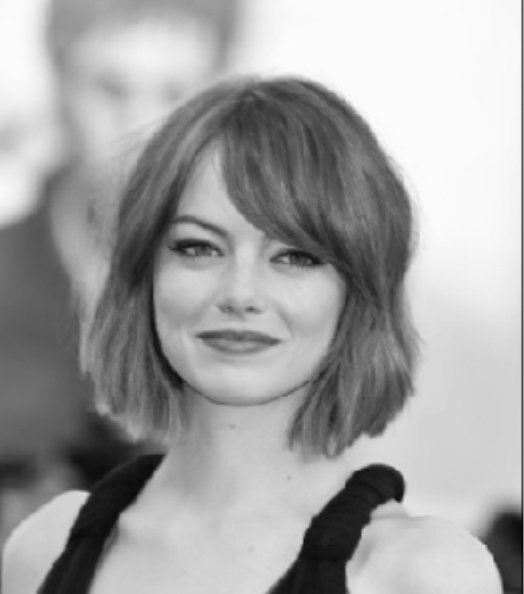
#> input picture img001.png, 524 x 594 px
$ python main_full_code_with_output.py
#> lines starting #> are read from the running program, lines starting #| are printed output that depends on the picture
import numpy as np
from scipy import ndimage
import matplotlib.pyplot as plt
import cv2
import os


# Gaussian Kernel Generation
def gaussian_kernel(size, sigma=1.0):
    kernel = np.fromfunction(
        lambda x, y: (1.0 / (2 * np.pi * sigma ** 2)) *
                     np.exp(- ((x - (size - 1) / 2) ** 2 + (y - (size - 1) / 2) ** 2) / (2 * sigma ** 2)),
        (size, size)
    )
    return kernel / kernel.sum()


# Sobel Filter
def sobel_filters(img):
    Kx = np.array([[-1, 0, 1], [-2, 0, 2], [-1, 0, 1]], np.float32)
    Ky = np.array([[1, 2, 1], [0, 0, 0], [-1, -2, -1]], np.float32)

    Ix = ndimage.convolve(img, Kx)
    Iy = ndimage.convolve(img, Ky)

    G = np.hypot(Ix, Iy)
    G = G / G.max() * 255
    theta = np.arctan2(Iy, Ix)

    return (G, theta)


# Non-Maximum Suppression
def non_maximum_suppression(img, D):
    M, N = img.shape
    Z = np.zeros((M, N), dtype=np.int32)
    angle = D * 180. / np.pi
    angle[angle < 0] += 180

    for i in range(1, M - 1):
        for j in range(1, N - 1):
            q, r = 255, 255
            # Align the gradient direction to the closest axis (0, 45, 90, 135 degrees)
            if (0 <= angle[i, j] < 22.5) or (157.5 <= angle[i, j] <= 180):
                q, r = img[i, j + 1], img[i, j - 1]
            elif (22.5 <= angle[i, j] < 67.5):
                q, r = img[i + 1, j - 1], img[i - 1, j + 1]
            elif (67.5 <= angle[i, j] < 112.5):
                q, r = img[i + 1, j], img[i - 1, j]
            elif (112.5 <= angle[i, j] < 157.5):
                q, r = img[i - 1, j - 1], img[i + 1, j + 1]

            # Pixel is an edge only if the current gradient magnitude is the maximum along its direction
            if (img[i, j] >= q) and (img[i, j] >= r):
                Z[i, j] = img[i, j]
            else:
                Z[i, j] = 0

    return Z


# Double Thresholding
def double_threshold(img, low_ratio=0.05, high_ratio=0.09):
    high_threshold = img.max() * high_ratio
    low_threshold = high_threshold * low_ratio

    M, N = img.shape
    res = np.zeros((M, N), dtype=np.int32)

    weak = np.int32(25)
    strong = np.int32(255)

    strong_i, strong_j = np.where(img >= high_threshold)
    weak_i, weak_j = np.where((img <= high_threshold) & (img >= low_threshold))

    res[strong_i, strong_j] = strong
    res[weak_i, weak_j] = weak

    return res


# Edge Tracing by Hysteresis
def edge_tracing(img):
    M, N = img.shape
    weak = np.int32(25)
    strong = np.int32(255)

    for i in range(1, M - 1):
        for j in range(1, N - 1):
            if img[i, j] == weak:
                if ((img[i + 1, j - 1] == strong) or (img[i + 1, j] == strong) or (img[i + 1, j + 1] == strong)
                        or (img[i, j - 1] == strong) or (img[i, j + 1] == strong)
                        or (img[i - 1, j - 1] == strong) or (img[i - 1, j] == strong) or (img[i - 1, j + 1] == strong)):
                    img[i, j] = strong
                else:
                    img[i, j] = 0

    return img


# Main Program
image_path = 'img001.png'
img = cv2.imread(image_path, cv2.IMREAD_GRAYSCALE)
#> img: shape (594, 524); min 7, max 254, mean 162.3

kernel = gaussian_kernel(5, 1.0)
gaussian_blurred = ndimage.convolve(img, kernel)
gradient_magnitude, gradient_direction = sobel_filters(gaussian_blurred)
#> in sobel_filters, `Ix = ndimage.convolve(img, Kx)`:
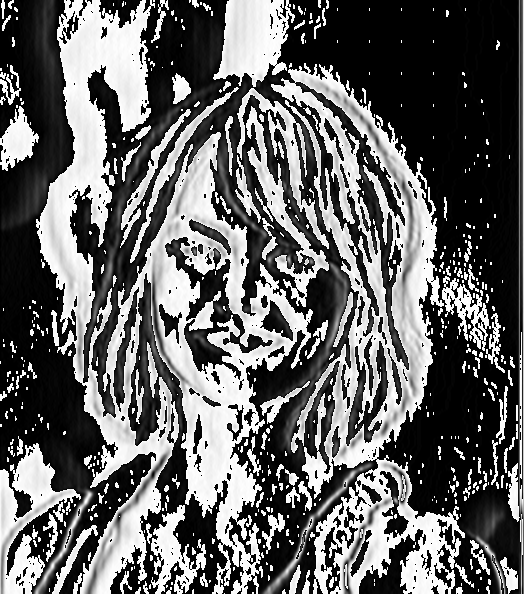
#> Ix: shape (594, 524); min 0, max 255, mean 100.4
#> in sobel_filters, `Iy = ndimage.convolve(img, Ky)`:
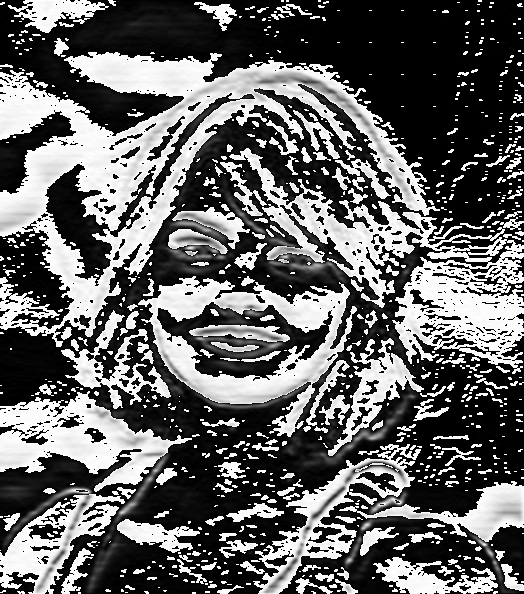
#> Iy: shape (594, 524); min 0, max 255, mean 99.8
#> in sobel_filters, `G = np.hypot(Ix, Iy)`:
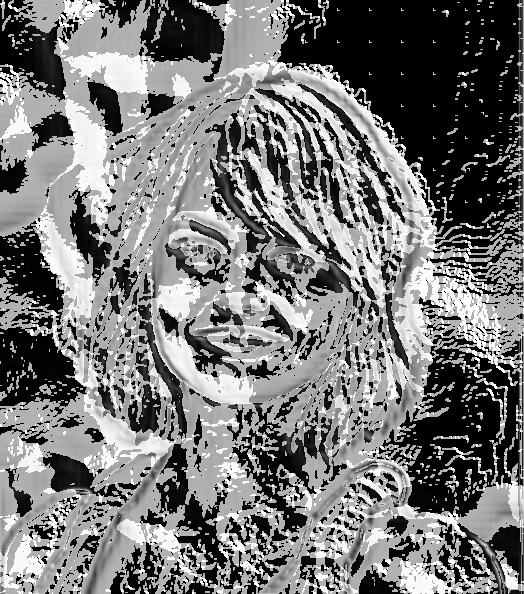
#> G: shape (594, 524) float16; min 0, max 360.5, mean 168.8; drawn with min black and max white
#> in sobel_filters, `theta = np.arctan2(Iy, Ix)`:
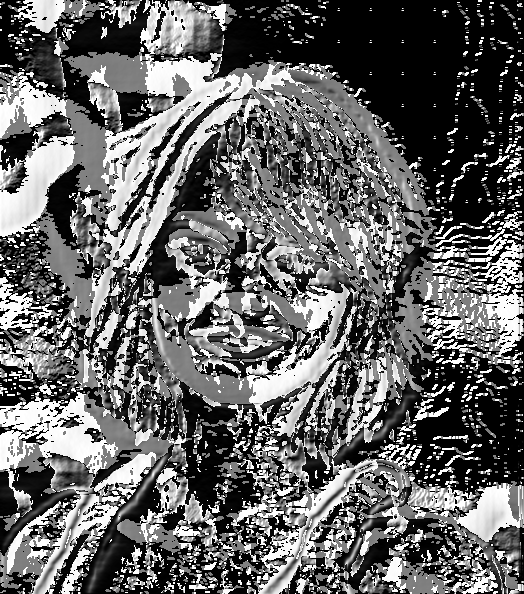
#> theta: shape (594, 524) float16; min 0, max 1.57, mean 0.628; drawn with min black and max white
nms_result = non_maximum_suppression(gradient_magnitude, gradient_direction)
#> after the loop in non_maximum_suppression, `for i in range(1, M - 1):`:
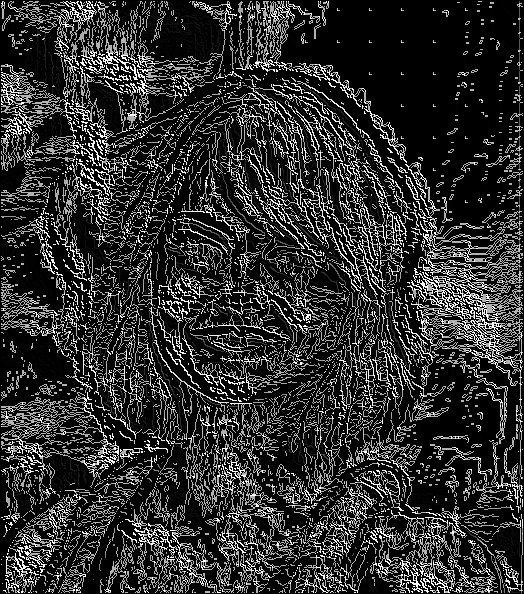
#> Z: shape (594, 524) int32; min 0, max 255, mean 46.8
threshold_result = double_threshold(nms_result)
#> in double_threshold, `high_threshold = img.max() * high_ratio`: high_threshold = 22.95
#> in double_threshold, `low_threshold = high_threshold * low_ratio`: low_threshold = 1.15
#> in double_threshold, `weak_i, weak_j = np.where((img <= high_threshold) & (img >= low_thresh..`: weak_i = 16252 values from 1 to 592; weak_j = 16252 values, max 519 at index 14408, min 1 at index 845, mean 228.5
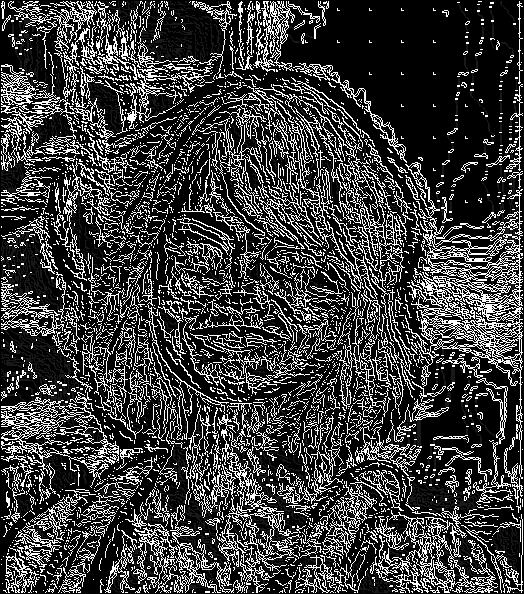
#> threshold_result: shape (594, 524) int32; min 0, max 255, mean 62.1
edges = edge_tracing(threshold_result)
#> after the loop in edge_tracing, `for i in range(1, M - 1):`:
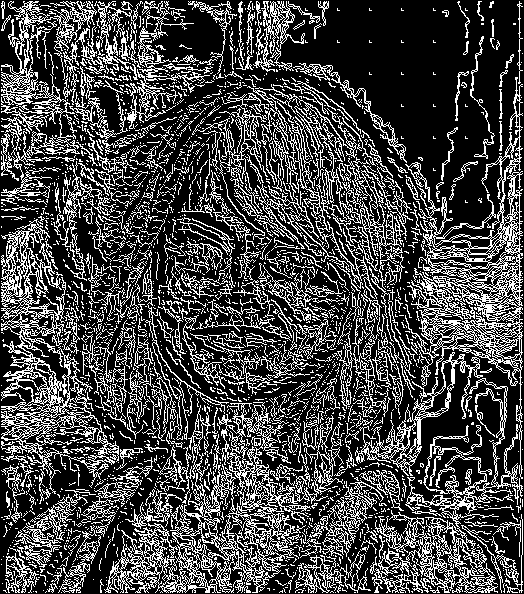
#> img: shape (594, 524) int32; 27.7% white in thin lines or dots

plt.figure(figsize=(24, 8))
plt.subplot(1, 7, 1), plt.imshow(img, cmap='gray'), plt.title('Original Image')
plt.subplot(1, 7, 2), plt.imshow(gaussian_blurred, cmap='gray'), plt.title('Gaussian Blurred')
plt.subplot(1, 7, 3), plt.imshow(gradient_magnitude, cmap='gray'), plt.title('Gradient Magnitude')
plt.subplot(1, 7, 4), plt.imshow(nms_result, cmap='gray'), plt.title('Non-Maximum Suppressed')
plt.subplot(1, 7, 5), plt.imshow(threshold_result, cmap='gray'), plt.title('Double Thresholded')
plt.subplot(1, 7, 6), plt.imshow(edges, cmap='gray'), plt.title('Edge Tracing')
plt.tight_layout()
plt.show()

# Create the 'outputs' folder if it doesn't exist
output_directory = 'outputs'
if not os.path.exists(output_directory):
    os.makedirs(output_directory)

# Save images to the 'outputs' folder
cv2.imwrite(os.path.join(output_directory, 'original_image.jpg'), img)
cv2.imwrite(os.path.join(output_directory, 'gaussian_blurred.jpg'), gaussian_blurred)
cv2.imwrite(os.path.join(output_directory, 'gradient_magnitude.jpg'), gradient_magnitude)
cv2.imwrite(os.path.join(output_directory, 'nms_result.jpg'), nms_result)
cv2.imwrite(os.path.join(output_directory, 'threshold_result.jpg'), threshold_result)
cv2.imwrite(os.path.join(output_directory, 'edges.jpg'), edges)
